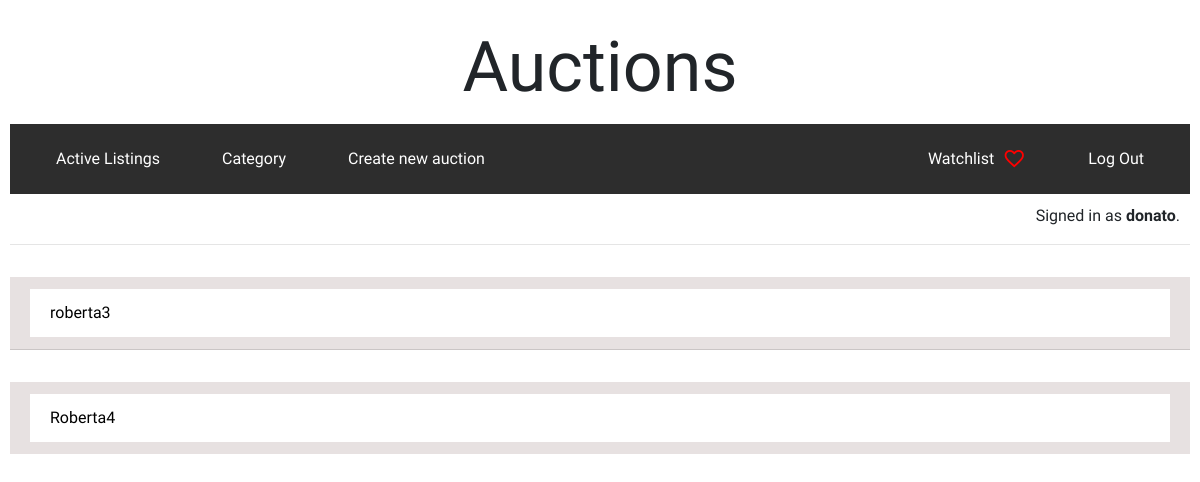
Page /watchlist (signed in) on the earlier database version.
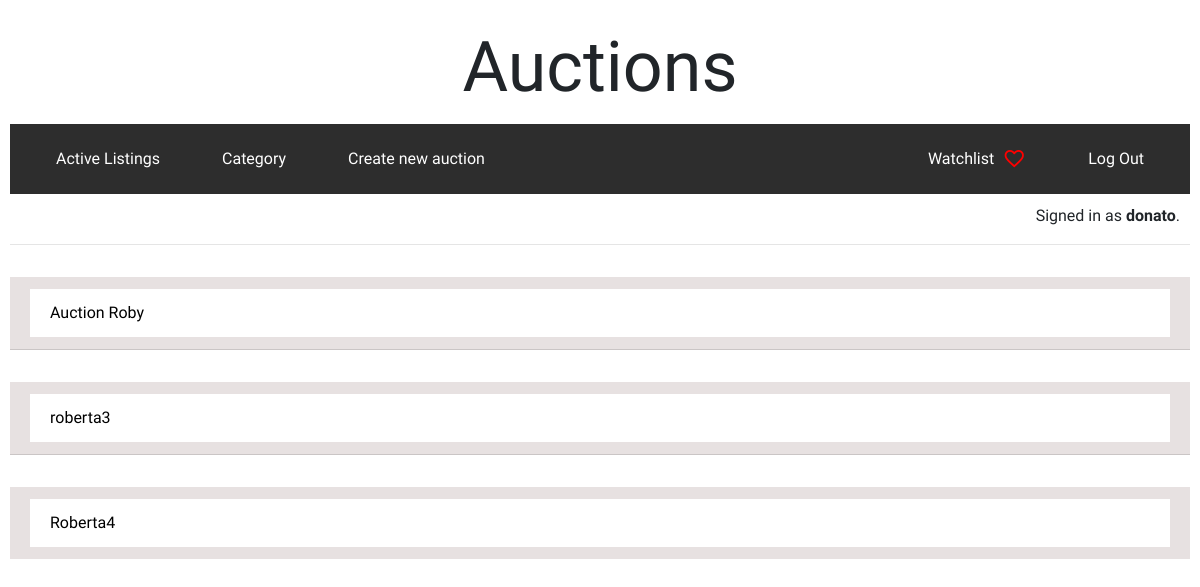
Same page on the later database version.
### auctions/models.py (models this page shows, shortened)
class Watchlist(models.Model):
    user_id = models.ForeignKey(User, on_delete=models.CASCADE)
    auction_id = models.ForeignKey(Auction, on_delete=models.CASCADE)
    watchlist = models.BooleanField(default=False)

class Auction(models.Model):
    title = models.CharField(max_length=64)
    description = models.TextField(max_length=200, blank=True)
    owner = models.ForeignKey(User, on_delete=models.CASCADE)
    start_bid = models.DecimalField(max_digits=8, decimal_places=2, default=0.00)
    active = models.BooleanField(default=True)
    image = models.ImageField(upload_to='auctions_images/', blank=True)
    category = models.CharField(max_length=64, blank=True)
    date = models.DateField()

### auctions/views.py (the view)
# urls.py: path("watchlist", views.watchlist, name="watchlist"),
@login_required(login_url='login')
def watchlist(request):
    user = request.user
    watchlist_list = Watchlist.objects.filter(user_id=user, watchlist=True)
    return render (request, "auctions/watchlist.html", {
        "watchlist_list" : watchlist_list
    })

### auctions/templates/auctions/watchlist.html (shortened to what this page needs)
{% extends "auctions/layout.html" %}
{% block body %}
<ul class="list-group list-group-flush">
    {% for auction in watchlist_list %}
        <li class="list-group-item list-group-item-action my-3">
            <a href="{% url 'detail' auction.auction_id.id %}" class="list-group-item">
                {{ auction.auction_id.title }}</a>
        </li>
    {% endfor %}
</ul>
{% endblock %}

Differences in the rows shown:
now on this page (row edited): Watchlist: auction_id "Auction Roby"
